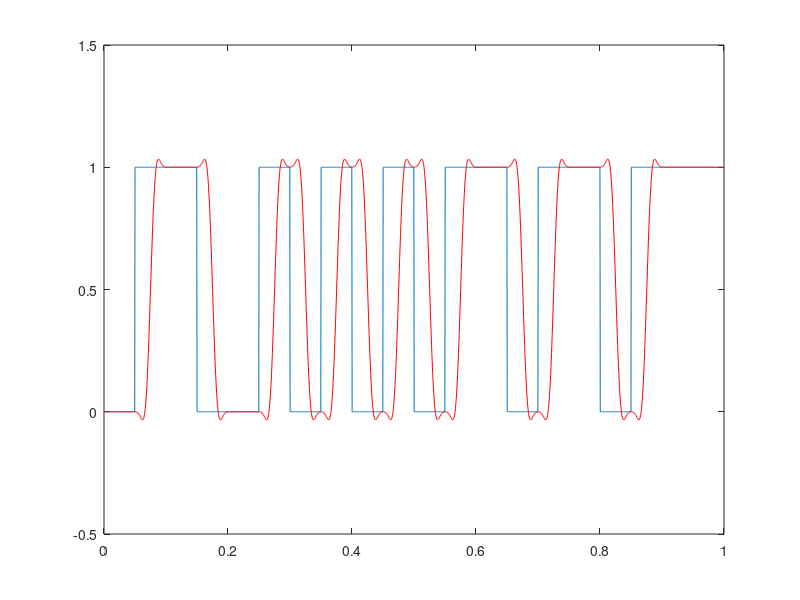

The MATLAB script that drew this image:
% matlab demostration of lowpass channel to a baseband signal
clf
N=20;       % bit rate is 20bps
bk = rand(1,N)>0.5;
n=100;      % sampling rate is 100*N samples/sec
t=linspace(0,1,n*N);
bt = kron(bk,ones(1,n));    % original signal
figure(1)
plot(t, bt)
axis([0 1 -0.5 1.5])
cutoff = 4/n;                 % cutoff frequency is cutoff*fs/2(Hz)
lpf = fir1(101,cutoff,'low');  % a lowpass filter parameter design
                            
br = filter(lpf,1,bt);
hold on
plot(t, br, 'r')